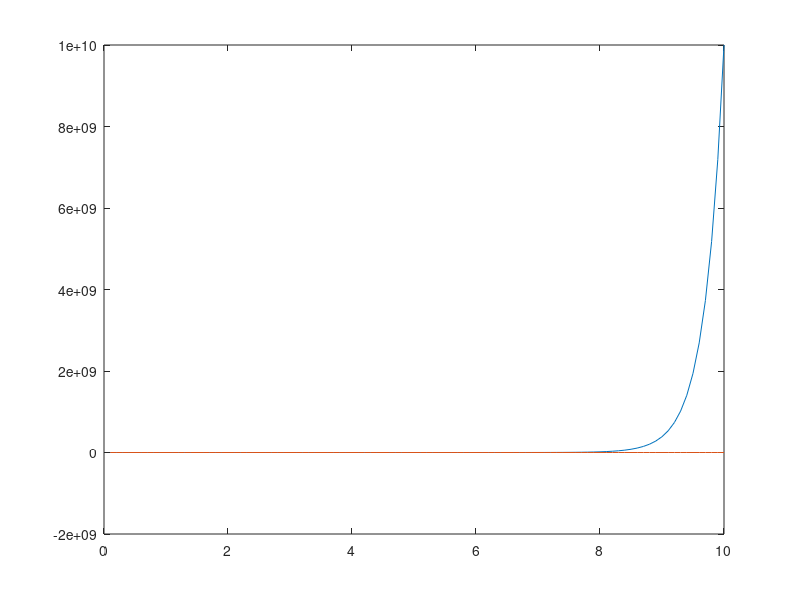

The MATLAB source for this figure:
clc;
warning off;

func = @(x)x.^x;
x0 = 2;

tangent = @(x) gradient(func, x0).*(x - x0) + func(x0);


curr_x = 0.1:0.1:10;

y_func = func(curr_x);

y_tangent = tangent(curr_x)

plot(curr_x, y_func);
hold on;
plot(curr_x, y_tangent)




